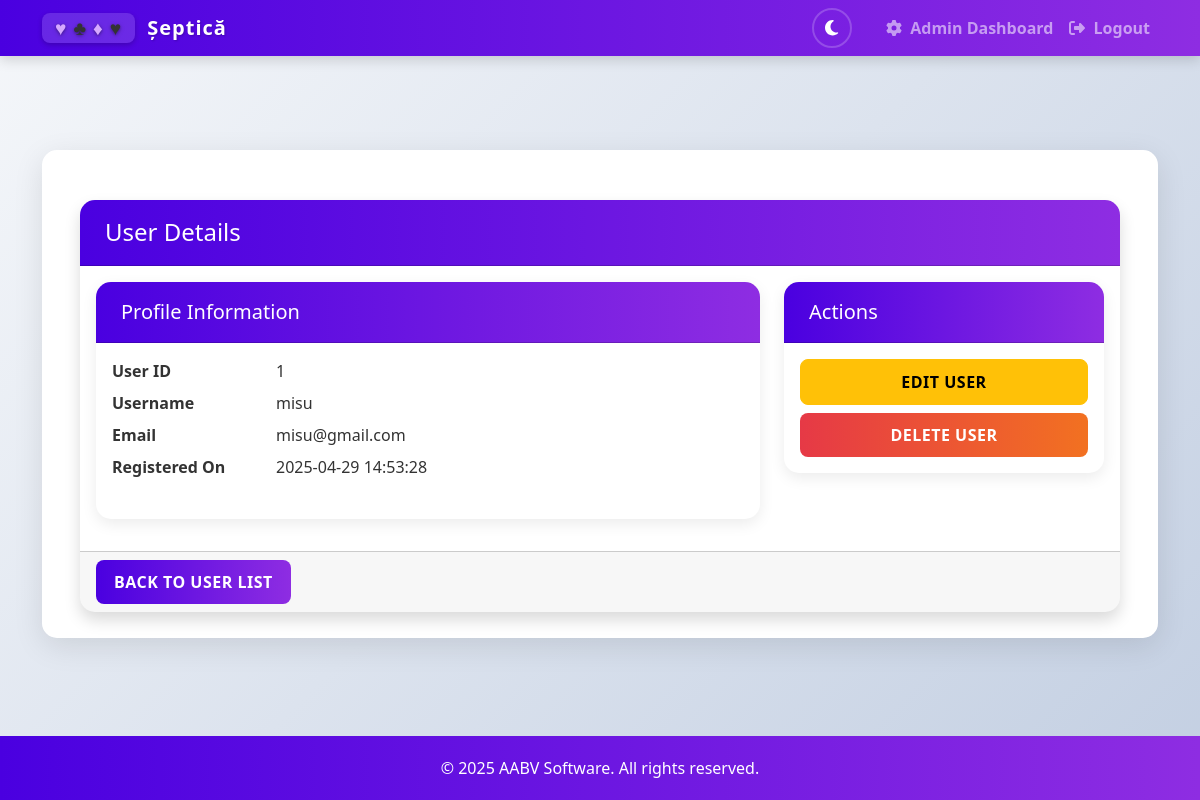
Page /admin/user/1 (signed in) on the committed database.
### app.py (models this page shows, shortened)
class User(db.Model, UserMixin):
    id = db.Column(db.Integer, primary_key=True)
    username = db.Column(db.String(80), unique=True, nullable=False)
    email = db.Column(db.String(120), unique=True, nullable=False)
    password = db.Column(db.String(200), nullable=False)
    created_at = db.Column(db.DateTime, default=datetime.utcnow)
    is_admin = db.Column(db.Boolean, default=False)
    lobby_players = db.relationship('LobbyPlayer', back_populates='user', cascade='all, delete-orphan')

### app.py (the view)
@app.route('/admin/user/<int:user_id>')
def admin_user_details(user_id):
    if not session.get('is_admin', False):
        flash('You do not have permission to access this page!', 'error')
        return redirect(url_for('lobbies'))
    try:
        user = User.query.get_or_404(user_id)
        if user.is_admin:
            flash('Cannot view admin user details!', 'error')
            return redirect(url_for('admin_users'))
        return render_template('admin_user_details.html', user=user)
    except Exception as e:
        logger.error(f"Error accessing user details: {e}")
        flash('An error occurred while retrieving user details.', 'error')
        return redirect(url_for('admin_users'))

### app.py (called while the page is built)
@login_manager.user_loader
def load_user(user_id):
    return User.query.get(int(user_id))

### templates/admin_user_details.html (shortened to what this page needs)
{% extends "base.html" %}
{% block content %}
<div class="container mt-4">
    <div class="card shadow">
        <div class="card-header bg-info text-white">
            <h4 class="mb-0">User Details</h4>
        </div>
        <div class="card-body">
            <div class="row">
                <div class="col-md-8">
                    <div class="card mb-3">
                        <div class="card-header bg-light">
                            <h5 class="mb-0">Profile Information</h5>
                        </div>
                        <div class="card-body">
                            <dl class="row">
                                <dt class="col-sm-3">User ID</dt>
                                <dd class="col-sm-9">{{ user.id }}</dd>
                                <dt class="col-sm-3">Username</dt>
                                <dd class="col-sm-9">{{ user.username }}</dd>
                                <dt class="col-sm-3">Email</dt>
                                <dd class="col-sm-9">{{ user.email }}</dd>
                                <dt class="col-sm-3">Registered On</dt>
                                <dd class="col-sm-9">{{ user.created_at.strftime('%Y-%m-%d %H:%M:%S') }}</dd>
                            </dl>
                        </div>
                    </div>
                </div>
                <div class="col-md-4">
                    <div class="card">
                        <div class="card-header bg-light">
                            <h5 class="mb-0">Actions</h5>
                        </div>
                        <div class="card-body">
                            <div class="d-grid gap-2">
                                <a href="{{ url_for('admin_edit_user', user_id=user.id) }}" class="btn btn-warning">
                                    Edit User
                                </a>
                                <button type="button" class="btn btn-danger" data-bs-toggle="modal" data-bs-target="#deleteUserModal">
                                    Delete User
                                </button>
                            </div>
                        </div>
                    </div>
                </div>
            </div>
        </div>
        <div class="card-footer">
            <a href="{{ url_for('admin_users') }}" class="btn btn-primary">Back to User List</a>
        </div>
    </div>
</div>
{% endblock %}

### static/css/style.css (style rules this page uses)
:root { --primary-color: #4a00e0; --primary-color-rgb: 74, 0, 224; --secondary-color: #8e2de2; --secondary-color-rgb: 142, 45, 226; --accent-color: #ff6b6b; --light-accent: #ffb347; --success-color: #02c39a; --danger-color: #e63946; --warning-color: #f9c74f; --light-bg: #f0f2f5; --card-color: #ffffff; --text-color: #333333; --text-light: #6c757d; --body-bg: linear-gradient(135deg, #f5f7fa 0%, #c3cfe2 100%); --navbar-bg: linear-gradient(90deg, var(--primary-color), var(--secondary-color)); --footer-bg: rgba(255, 255, 255, 0.9); --footer-text: #6c757d; --input-bg: #fff; --input-border: #ced4da; --hearts: #e74c3c; --diamonds: #e67e22; --clubs: #2c3e50; --spades: #34495e; --card-border: #ddd; --card-shadow: rgba(0, 0, 0, 0.1); }
html { background: var(--body-bg); }
body { background: var(--body-bg); font-family: 'Segoe UI', Tahoma, Geneva, Verdana, sans-serif; color: var(--text-color); transition: background 0.3s ease, color 0.3s ease; padding-top: 56px; }
.card { border: none; border-radius: 15px; overflow: hidden; transition: transform 0.3s, box-shadow 0.3s; background: var(--card-color); box-shadow: 0 5px 15px rgba(0, 0, 0, 0.08); }
.card-header { padding: 18px 25px; background: linear-gradient(90deg, var(--primary-color), var(--secondary-color)); color: white; font-weight: 600; }
.btn { border-radius: 8px; padding: 10px 18px; font-weight: 600; transition: all 0.3s; text-transform: uppercase; letter-spacing: 0.5px; }
.btn-primary { background: linear-gradient(90deg, var(--primary-color), var(--secondary-color)); border: none; }
.btn-danger { background: linear-gradient(90deg, var(--danger-color), #f27121); border: none; }

### rows in the picture
User: id "1", username "misu", email "misu@gmail.com", created_at "2025-04-29 14:53:28"
